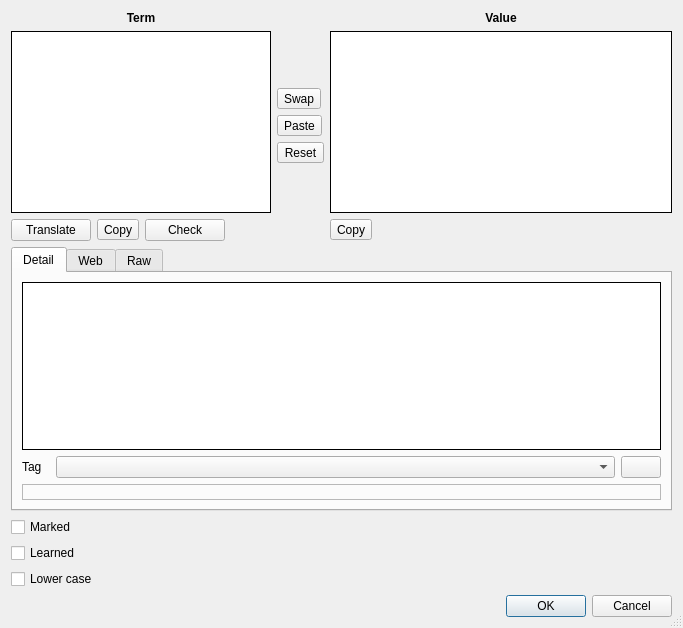
<?xml version="1.0" encoding="UTF-8"?>
<ui version="4.0">
 <class>UiWordEditor</class>
 <widget class="QDialog" name="UiWordEditor">
  <property name="geometry">
   <rect>
    <x>0</x>
    <y>0</y>
    <width>683</width>
    <height>628</height>
   </rect>
  </property>
  <property name="windowIcon">
   <iconset resource="../Resources/App.qrc">
    <normaloff>:/Menu/Menu/Edit.png</normaloff>:/Menu/Menu/Edit.png</iconset>
  </property>
  <property name="sizeGripEnabled">
   <bool>true</bool>
  </property>
  <layout class="QGridLayout" name="gridLayout_3">
   <item row="5" column="0" colspan="2">
    <widget class="QDialogButtonBox" name="bbxButtons">
     <property name="sizePolicy">
      <sizepolicy hsizetype="Minimum" vsizetype="Fixed">
       <horstretch>0</horstretch>
       <verstretch>0</verstretch>
      </sizepolicy>
     </property>
     <property name="standardButtons">
      <set>QDialogButtonBox::Cancel|QDialogButtonBox::Ok</set>
     </property>
    </widget>
   </item>
   <item row="0" column="0" colspan="2">
    <layout class="QGridLayout" name="gridLayout">
     <item row="1" column="7">
      <spacer name="verticalSpacer_3">
       <property name="orientation">
        <enum>Qt::Vertical</enum>
       </property>
       <property name="sizeHint" stdset="0">
        <size>
         <width>20</width>
         <height>40</height>
        </size>
       </property>
      </spacer>
     </item>
     <item row="1" column="8" rowspan="6" colspan="2">
      <widget class="QTextEdit" name="tedtValueBrief">
       <property name="sizePolicy">
        <sizepolicy hsizetype="Expanding" vsizetype="Expanding">
         <horstretch>0</horstretch>
         <verstretch>0</verstretch>
        </sizepolicy>
       </property>
       <property name="minimumSize">
        <size>
         <width>300</width>
         <height>0</height>
        </size>
       </property>
       <property name="frameShape">
        <enum>QFrame::Box</enum>
       </property>
       <property name="frameShadow">
        <enum>QFrame::Plain</enum>
       </property>
       <property name="tabStopWidth">
        <number>40</number>
       </property>
       <property name="acceptRichText">
        <bool>false</bool>
       </property>
      </widget>
     </item>
     <item row="7" column="4">
      <widget class="QPushButton" name="pbtnCheck">
       <property name="text">
        <string>Check</string>
       </property>
      </widget>
     </item>
     <item row="7" column="3">
      <widget class="QToolButton" name="tbtnTermCopy">
       <property name="text">
        <string>Copy</string>
       </property>
      </widget>
     </item>
     <item row="7" column="2">
      <widget class="QPushButton" name="pbtnTranslate">
       <property name="text">
        <string>Translate</string>
       </property>
      </widget>
     </item>
     <item row="1" column="2" rowspan="6" colspan="5">
      <widget class="QTextEdit" name="tedtTerm">
       <property name="sizePolicy">
        <sizepolicy hsizetype="Expanding" vsizetype="Expanding">
         <horstretch>0</horstretch>
         <verstretch>0</verstretch>
        </sizepolicy>
       </property>
       <property name="frameShape">
        <enum>QFrame::Box</enum>
       </property>
       <property name="frameShadow">
        <enum>QFrame::Plain</enum>
       </property>
       <property name="tabStopWidth">
        <number>40</number>
       </property>
       <property name="acceptRichText">
        <bool>false</bool>
       </property>
      </widget>
     </item>
     <item row="0" column="2" colspan="5">
      <widget class="QLabel" name="label_2">
       <property name="font">
        <font>
         <weight>75</weight>
         <bold>true</bold>
        </font>
       </property>
       <property name="text">
        <string>Term</string>
       </property>
       <property name="alignment">
        <set>Qt::AlignCenter</set>
       </property>
      </widget>
     </item>
     <item row="4" column="7">
      <widget class="QToolButton" name="tbtnTermPaste">
       <property name="text">
        <string>Paste</string>
       </property>
      </widget>
     </item>
     <item row="7" column="8">
      <widget class="QToolButton" name="tbtnValueCopy">
       <property name="text">
        <string>Copy</string>
       </property>
      </widget>
     </item>
     <item row="6" column="7">
      <spacer name="verticalSpacer_2">
       <property name="orientation">
        <enum>Qt::Vertical</enum>
       </property>
       <property name="sizeHint" stdset="0">
        <size>
         <width>20</width>
         <height>40</height>
        </size>
       </property>
      </spacer>
     </item>
     <item row="7" column="9">
      <spacer name="horizontalSpacer_2">
       <property name="orientation">
        <enum>Qt::Horizontal</enum>
       </property>
       <property name="sizeHint" stdset="0">
        <size>
         <width>40</width>
         <height>20</height>
        </size>
       </property>
      </spacer>
     </item>
     <item row="0" column="8" colspan="2">
      <widget class="QLabel" name="label_3">
       <property name="font">
        <font>
         <weight>75</weight>
         <bold>true</bold>
        </font>
       </property>
       <property name="text">
        <string>Value</string>
       </property>
       <property name="alignment">
        <set>Qt::AlignCenter</set>
       </property>
      </widget>
     </item>
     <item row="3" column="7">
      <widget class="QToolButton" name="tbtnTermValueSwap">
       <property name="text">
        <string>Swap</string>
       </property>
      </widget>
     </item>
     <item row="10" column="2" rowspan="5" colspan="8">
      <widget class="QTabWidget" name="tabWidget">
       <property name="currentIndex">
        <number>0</number>
       </property>
       <widget class="QWidget" name="tab">
        <attribute name="title">
         <string>Detail</string>
        </attribute>
        <layout class="QGridLayout" name="gridLayout_2">
         <item row="2" column="1">
          <widget class="QComboBox" name="cboTags"/>
         </item>
         <item row="2" column="2">
          <widget class="QPushButton" name="pbtnTagsEdit">
           <property name="sizePolicy">
            <sizepolicy hsizetype="Fixed" vsizetype="Fixed">
             <horstretch>0</horstretch>
             <verstretch>0</verstretch>
            </sizepolicy>
           </property>
           <property name="text">
            <string/>
           </property>
           <property name="icon">
            <iconset>
             <normalon>:/Menu/Menu/TagsEditor.png</normalon>
            </iconset>
           </property>
          </widget>
         </item>
         <item row="2" column="0">
          <widget class="QLabel" name="label">
           <property name="maximumSize">
            <size>
             <width>28</width>
             <height>16777215</height>
            </size>
           </property>
           <property name="text">
            <string>Tag</string>
           </property>
          </widget>
         </item>
         <item row="0" column="0" colspan="3">
          <widget class="QTextEdit" name="tedtValueDetail">
           <property name="sizePolicy">
            <sizepolicy hsizetype="Preferred" vsizetype="Preferred">
             <horstretch>0</horstretch>
             <verstretch>0</verstretch>
            </sizepolicy>
           </property>
           <property name="frameShape">
            <enum>QFrame::Box</enum>
           </property>
           <property name="frameShadow">
            <enum>QFrame::Plain</enum>
           </property>
           <property name="readOnly">
            <bool>true</bool>
           </property>
           <property name="tabStopWidth">
            <number>40</number>
           </property>
           <property name="acceptRichText">
            <bool>false</bool>
           </property>
          </widget>
         </item>
         <item row="3" column="0" colspan="3">
          <widget class="QLabel" name="lblInfo">
           <property name="frameShape">
            <enum>QFrame::StyledPanel</enum>
           </property>
           <property name="frameShadow">
            <enum>QFrame::Sunken</enum>
           </property>
          </widget>
         </item>
        </layout>
       </widget>
       <widget class="QWidget" name="Web">
        <attribute name="title">
         <string>Web</string>
        </attribute>
        <layout class="QGridLayout" name="gridLayout_6">
         <item row="0" column="0">
          <widget class="QTextEdit" name="tedtValueWeb">
           <property name="frameShape">
            <enum>QFrame::Box</enum>
           </property>
           <property name="frameShadow">
            <enum>QFrame::Plain</enum>
           </property>
           <property name="readOnly">
            <bool>true</bool>
           </property>
           <property name="tabStopWidth">
            <number>40</number>
           </property>
          </widget>
         </item>
        </layout>
       </widget>
       <widget class="QWidget" name="tab_2">
        <attribute name="title">
         <string>Raw</string>
        </attribute>
        <layout class="QGridLayout" name="gridLayout_5">
         <item row="0" column="0">
          <widget class="QPlainTextEdit" name="tedtValueRaw">
           <property name="frameShape">
            <enum>QFrame::Box</enum>
           </property>
           <property name="frameShadow">
            <enum>QFrame::Plain</enum>
           </property>
           <property name="readOnly">
            <bool>true</bool>
           </property>
           <property name="tabStopWidth">
            <number>40</number>
           </property>
          </widget>
         </item>
        </layout>
       </widget>
      </widget>
     </item>
     <item row="7" column="5" colspan="2">
      <spacer name="horizontalSpacer">
       <property name="orientation">
        <enum>Qt::Horizontal</enum>
       </property>
       <property name="sizeHint" stdset="0">
        <size>
         <width>40</width>
         <height>20</height>
        </size>
       </property>
      </spacer>
     </item>
     <item row="5" column="7">
      <widget class="QToolButton" name="tbtnReset">
       <property name="text">
        <string>Reset</string>
       </property>
      </widget>
     </item>
    </layout>
   </item>
   <item row="1" column="0">
    <widget class="QCheckBox" name="chkIsMarked">
     <property name="text">
      <string>Marked</string>
     </property>
    </widget>
   </item>
   <item row="2" column="0">
    <widget class="QCheckBox" name="chkIsLearned">
     <property name="text">
      <string>Learned</string>
     </property>
    </widget>
   </item>
   <item row="3" column="0">
    <widget class="QCheckBox" name="chkLowerCase">
     <property name="text">
      <string>Lower case</string>
     </property>
    </widget>
   </item>
  </layout>
 </widget>
 <tabstops>
  <tabstop>tedtValueBrief</tabstop>
 </tabstops>
 <resources>
  <include location="../Resources/App.qrc"/>
 </resources>
 <connections/>
</ui>
